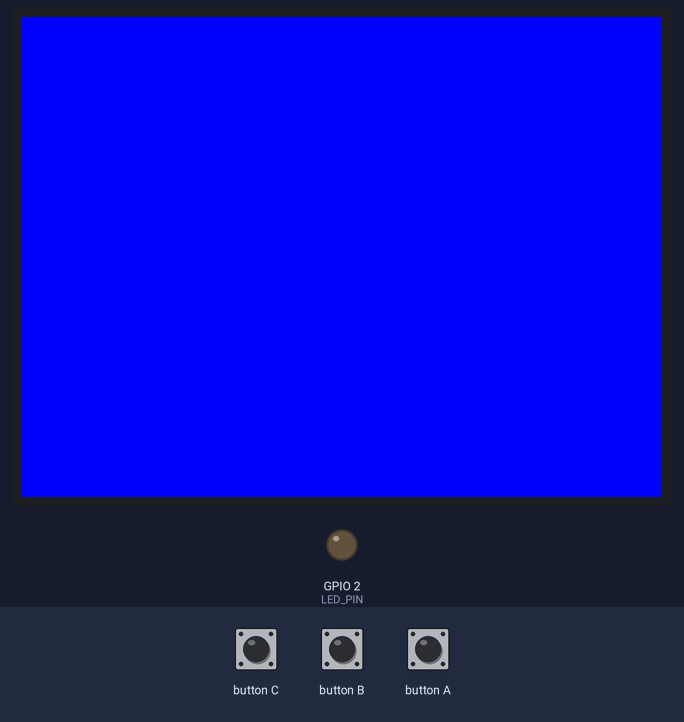
This sketch was run on a simulated ESP32. On the bench: 320×240 colour display, output pins drawn as LEDs (lit = HIGH). Dashed ring = blinking. Inputs (shaded band) come from the test bench.

Above: at 1.38 s.
1.4 s: button A pressed for 0.15 s
At 1.64 s:
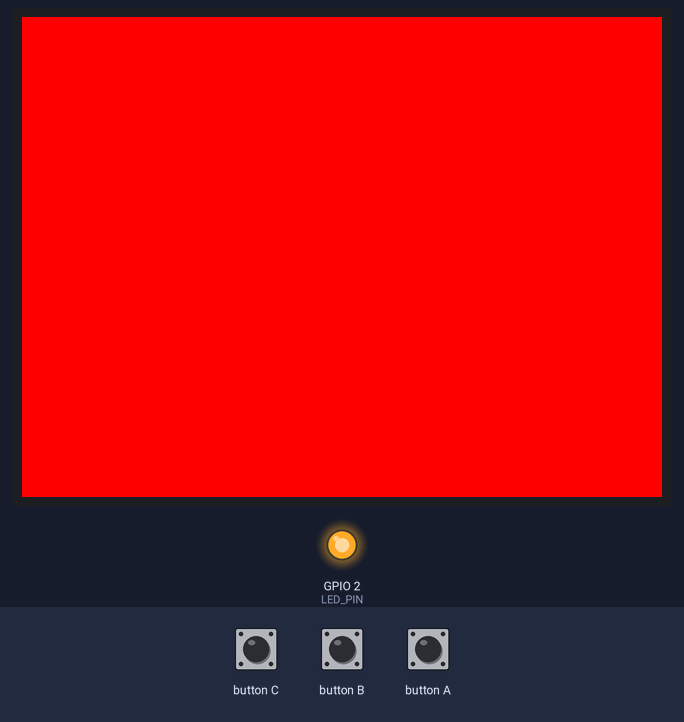
3.9 s: button A pressed for 1 s
At 4.41 s:
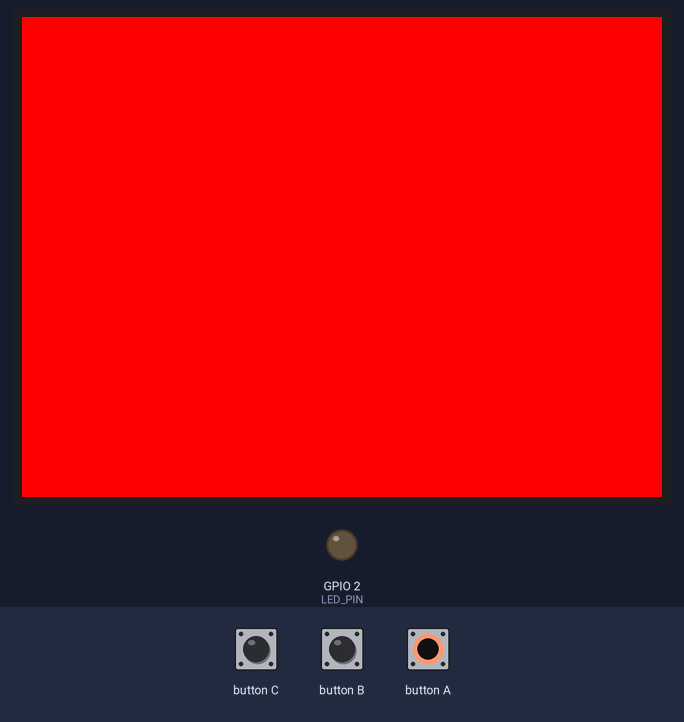
6.4 s: button A pressed for 3.2 s
At 6.95 s:
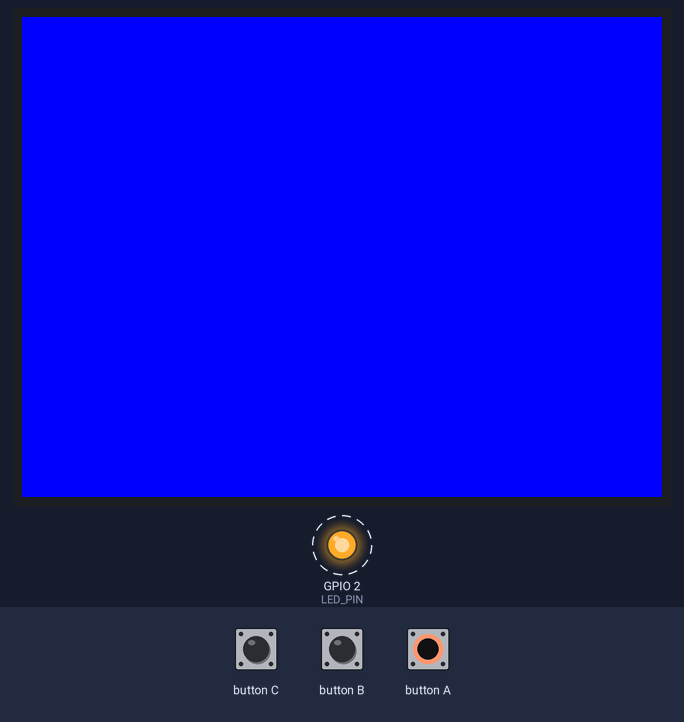
Timing chart, 0 to 17.1 s (numbered marks = the images above; inputs shaded):
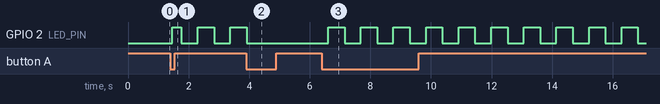

The sketch:

Better_Blink.ino
```cpp
#include <M5Stack.h>

#define LED_PIN 2
#define LED_BLINK_TIME 500
#define SCREEN_BLINK_TIME 200

bool ledOnOrOff = LOW;
bool ledState = LOW;
bool screenState = LOW;
unsigned long currentTime;
unsigned long nextLEDBlinkTime;
unsigned long nextScreenBlinkTime;

void setup() {
  M5.begin();
  pinMode(LED_PIN, OUTPUT);
}

void loop() {
  M5.update();

  /*READ INPUTS*/
  currentTime = millis();   //number of milliseconds since the program started running
  if (M5.BtnA.wasPressed()) {
    ledOnOrOff = !ledOnOrOff;
  }

  /*UPDATE STATE*/
  if (currentTime >= nextLEDBlinkTime) {
    nextLEDBlinkTime = currentTime + LED_BLINK_TIME;
    ledState = !ledState;
  }
  if (currentTime >= nextScreenBlinkTime) {
    nextScreenBlinkTime = currentTime + SCREEN_BLINK_TIME;
    screenState = !screenState;
  }

  /*SET OUTPUTS*/
  if (ledOnOrOff) {
    digitalWrite(LED_PIN, ledState);
  } else {
    digitalWrite(LED_PIN, LOW);
  }

  if (screenState) {
    M5.Lcd.fillScreen(RED);
  } else {
    M5.Lcd.fillScreen(BLUE);
  }
}
```

Measured:
- after the input at 1.4 s, GPIO 2 (LED_PIN): goes HIGH 0.31 s, LOW 0.54 s, HIGH 0.54 s, LOW 0.54 s, then HIGH, starting after 0.06 s
- after the input at 3.9 s, GPIO 2 (LED_PIN): goes on until 3.9 s, then stays LOW
- after the input at 6.4 s, GPIO 2 (LED_PIN): alternates HIGH for 0.54 s and LOW for 0.54 s, starting after 0.21 s
